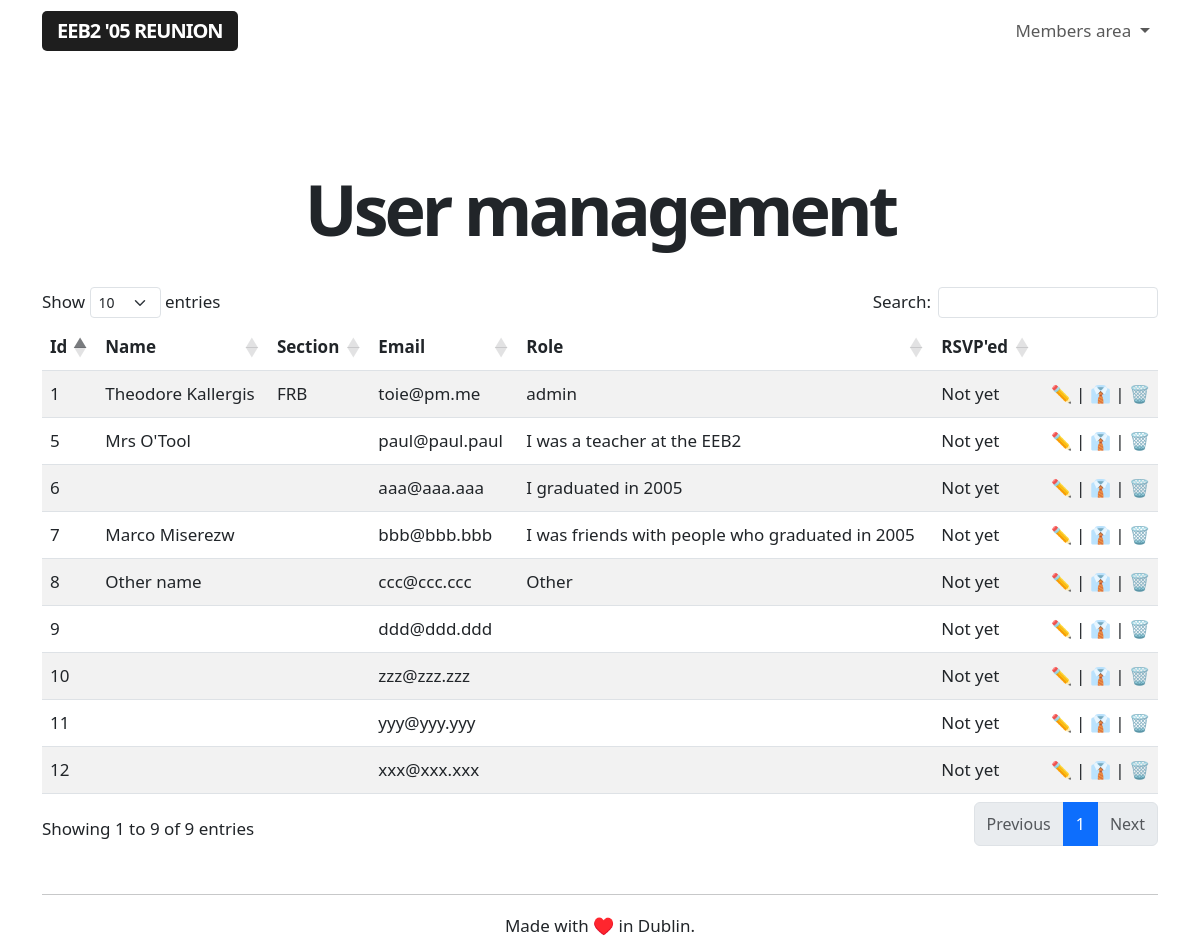
Before: /admin/users (signed in) with the older database file.
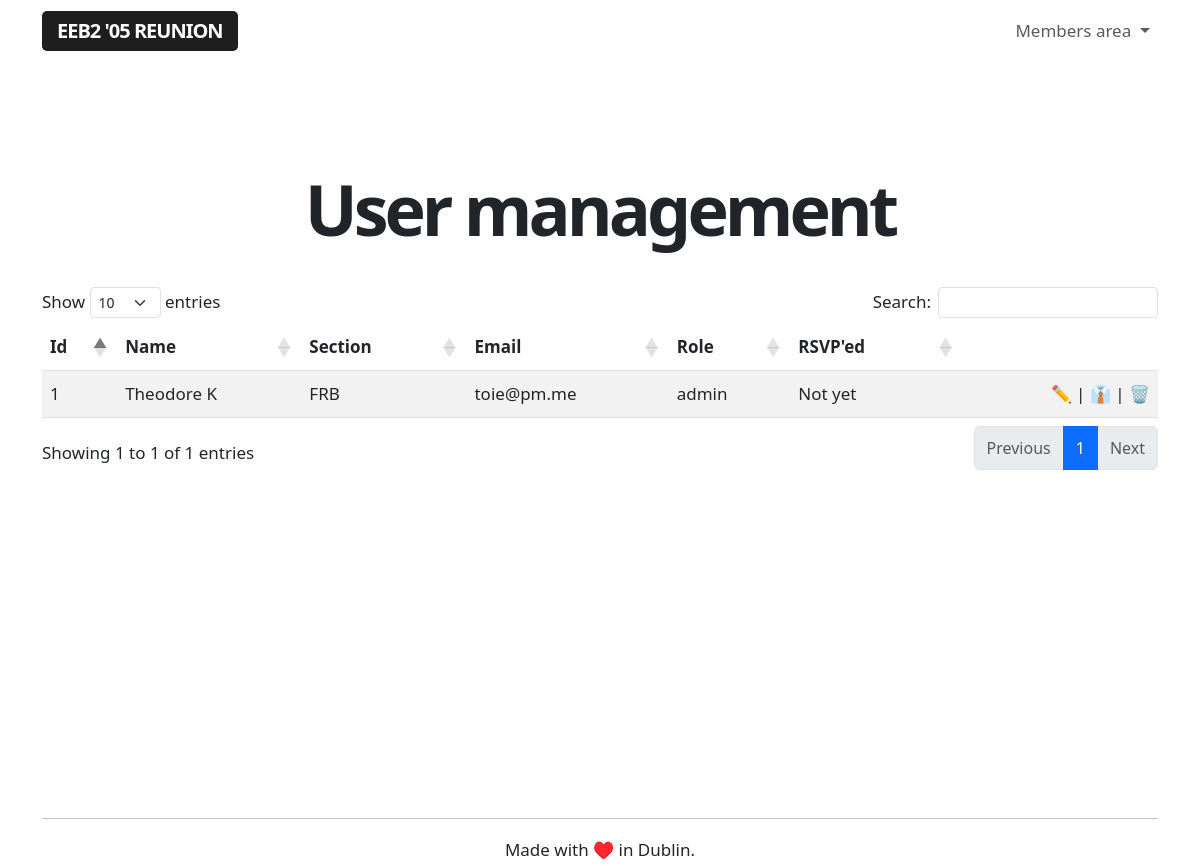
After: the same page with the newer database file.
### app/models.py (models this page shows, shortened)
class User(UserMixin, db.Model):
    id = db.Column(db.Integer, primary_key=True)
    username = db.Column(db.String(64), index=True, unique=True)
    name = db.Column(db.String(64), index=True, unique=False)
    section = db.Column(db.String(64), index=True, unique=False)
    email = db.Column(db.String(120), index=True, unique=True)
    password_hash = db.Column(db.String(128))
    role = db.Column(db.String(64), index=True, unique=False)
    rsvp = db.Column(db.String(64), index=True, unique=False)
    facebook = db.Column(db.String(64), index=True, unique=False)
    twitter = db.Column(db.String(64), index=True, unique=False)
    instagram = db.Column(db.String(64), index=True, unique=False)
    linkedin = db.Column(db.String(64), index=True, unique=False)
    snapchat = db.Column(db.String(64), index=True, unique=False)
    reddit = db.Column(db.String(64), index=True, unique=False)
    mastodon = db.Column(db.String(64), index=True, unique=False)
    tiktok = db.Column(db.String(64), index=True, unique=False)

### app/routes.py (the view)
@app.route('/admin/users', methods=['GET'])
@login_required
def adminusermanagement():
    if current_user.role == 'admin':
        users = User.query.order_by(User.id.asc())
    else:
        flash('This is a restricted area.')
        return redirect(url_for('index'))
    return render_template("user_management.html", title='User management',
        users=users)

### app/models.py (called while the page is built)
@login.user_loader
def load_user(id):
    return User.query.get(int(id))

### app/templates/user_management.html (shortened to what this page needs)
{% extends "base.html" %}
{% block content %}
<div class="title">
    <h1>User management</h1>
</div>
<br>
<br>
<table id="usermanagementtable" class="table table-striped">
  <thead>
    <tr>
        <th>Id</th>
        <th>Name</th>
        <th>Section</th>
        <th>Email</th>
        <th>Role</th>
        <th>RSVP'ed</th>
        <th></th>
    </tr>
  </thead>
  <tbody>
    {% for user in users %}
        {% include '_users.html' %}
    {% endfor %}
  </tbody>
</table>
{% endblock %}

### app/templates/_users.html
<tr>
    <td>{{ user.id }}</td>
    <td>{{ user.name }}</td>
    <td>{{ user.section }}</td>
    <td>{{ user.email }}</td>
    <td>{{ user.role }}</td>
    <td>{{ user.rsvp }}</td>
        <td class="aligniconsright"><a class="nolinkdecoration" href="{{ url_for('user', userid = user.id) }}">✏️</a> | <a class="nolinkdecoration" href="{{ url_for('toggleadmin', userid = user.id) }}">👔</a> | <a class="nolinkdecoration" href="{{ url_for('delete_user', userid=user.id) }}">🗑️</a></td>
</tr>

Changed rows visible on the page:
removed User: id "5", name "Mrs O'Tool", email "paul@paul.paul", role "I was a teacher at the EEB2", rsvp "Not yet"
removed User: id "6", email "aaa@aaa.aaa", role "I graduated in 2005", rsvp "Not yet"
removed User: id "7", name "Marco Miserezw", email "bbb@bbb.bbb", role "I was friends with people who graduated in 2005", rsvp "Not yet"
removed User: id "8", name "Other name", email "ccc@ccc.ccc", role "Other", rsvp "Not yet"
removed User: id "9", email "ddd@ddd.ddd", rsvp "Not yet"
removed User: id "10", email "zzz@zzz.zzz", rsvp "Not yet"
removed User: id "11", email "yyy@yyy.yyy", rsvp "Not yet"
removed User: id "12", email "xxx@xxx.xxx", rsvp "Not yet"
changed User "FRB": name "Theodore Kallergis" → "Theodore K"
Other visible differences:
text written by a page script: "Show entries Search: Showing 1 to 9 of 9 entries Previous 1 Next" → "Show entries Search: Showing 1 to 1 of 1 entries Previous 1 Next"
